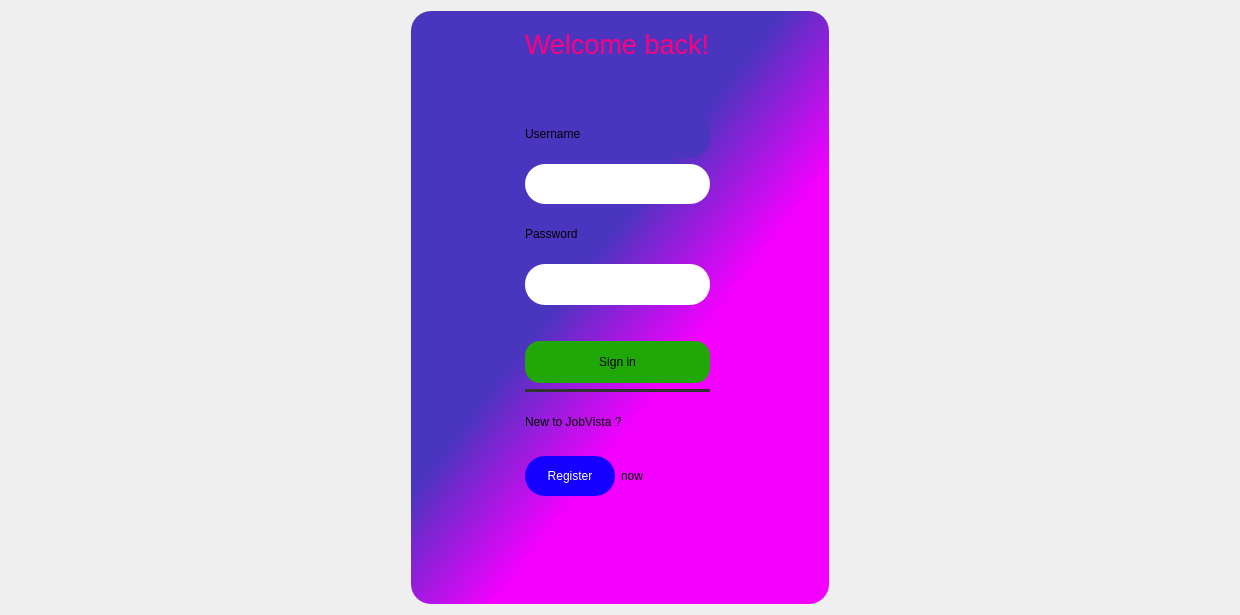
<?xml version="1.0" encoding="UTF-8"?>
<ui version="4.0">
 <class>login</class>
 <widget class="QWidget" name="login">
  <property name="geometry">
   <rect>
    <x>0</x>
    <y>0</y>
    <width>1240</width>
    <height>615</height>
   </rect>
  </property>
  <property name="windowTitle">
   <string>Form</string>
  </property>
  <property name="styleSheet">
   <string notr="true">background-color: qconicalgradient(cx:0, cy:0, angle:135, stop:0 rgba(0, 0, 0, 69), stop:0.375 rgba(0, 0, 0, 69), stop:0.412429 rgba(221, 0, 255, 200), stop:0.423533 rgba(0, 0, 0, 145), stop:0.45 rgba(207, 0, 241, 208), stop:0.477581 rgba(0, 0, 0, 130), stop:0.482955 rgba(0, 0, 0, 145), stop:0.502825 rgba(156, 0, 182, 208), stop:0.518717 rgba(0, 0, 0, 130), stop:0.55 rgba(153, 0, 187, 255), stop:0.57754 rgba(0, 0, 0, 130), stop:0.59322 rgba(159, 0, 185, 208), stop:0.625 rgba(0, 0, 0, 69), stop:1 rgba(0, 0, 0, 69));</string>
  </property>
  <layout class="QGridLayout" name="gridLayout">
   <item row="0" column="2">
    <spacer name="horizontalSpacer_2">
     <property name="orientation">
      <enum>Qt::Horizontal</enum>
     </property>
     <property name="sizeType">
      <enum>QSizePolicy::Fixed</enum>
     </property>
     <property name="sizeHint" stdset="0">
      <size>
       <width>400</width>
       <height>20</height>
      </size>
     </property>
    </spacer>
   </item>
   <item row="0" column="0">
    <spacer name="horizontalSpacer">
     <property name="orientation">
      <enum>Qt::Horizontal</enum>
     </property>
     <property name="sizeType">
      <enum>QSizePolicy::Fixed</enum>
     </property>
     <property name="sizeHint" stdset="0">
      <size>
       <width>400</width>
       <height>20</height>
      </size>
     </property>
    </spacer>
   </item>
   <item row="0" column="1">
    <widget class="QGroupBox" name="groupBox">
     <property name="styleSheet">
      <string notr="true">background-color: qlineargradient(spread:pad, x1:0.485, y1:0.368682, x2:0.668, y2:0.568409, stop:0 rgba(74, 53, 190, 255), stop:1 rgba(243, 0, 255, 255));
border-radius:20px;
</string>
     </property>
     <property name="title">
      <string/>
     </property>
     <layout class="QGridLayout" name="gridLayout_2">
      <item row="13" column="1">
       <layout class="QHBoxLayout" name="horizontalLayout_3">
        <item>
         <widget class="QPushButton" name="pushButton">
          <property name="minimumSize">
           <size>
            <width>0</width>
            <height>40</height>
           </size>
          </property>
          <property name="styleSheet">
           <string notr="true">QPushButton{
	background-color: rgb(21, 0, 255);
color: rgb(255, 255, 255);
}
QPushButton:hover{
	
	background-color: qradialgradient(spread:reflect, cx:0.5, cy:0.5, radius:0.5, fx:0.5, fy:0.5, stop:0 rgba(0, 0, 0, 56), stop:1 rgba(139, 255, 120, 255));
}</string>
          </property>
          <property name="text">
           <string>Register</string>
          </property>
         </widget>
        </item>
        <item>
         <widget class="QLabel" name="label_5">
          <property name="styleSheet">
           <string notr="true">background-color: qlineargradient(spread:pad, x1:0, y1:0, x2:1, y2:1, stop:0 rgba(0, 0, 0, 0), stop:1 rgba(0, 0, 0, 0));</string>
          </property>
          <property name="text">
           <string>now</string>
          </property>
         </widget>
        </item>
       </layout>
      </item>
      <item row="0" column="1">
       <widget class="QLabel" name="label">
        <property name="font">
         <font>
          <pointsize>20</pointsize>
         </font>
        </property>
        <property name="styleSheet">
         <string notr="true">background-color: rgb(74, 53, 190, 255);
color: rgb(255, 0, 127);</string>
        </property>
        <property name="text">
         <string>Welcome back!</string>
        </property>
       </widget>
      </item>
      <item row="2" column="1">
       <widget class="QLabel" name="label_2">
        <property name="styleSheet">
         <string notr="true">background-color: rgb(74, 53, 190, 255);
color: rgb(0, 0, 0);</string>
        </property>
        <property name="text">
         <string>Username</string>
        </property>
       </widget>
      </item>
      <item row="6" column="1">
       <widget class="QLineEdit" name="lineEdit_2">
        <property name="minimumSize">
         <size>
          <width>0</width>
          <height>41</height>
         </size>
        </property>
        <property name="styleSheet">
         <string notr="true">background-color: rgb(255, 255, 255);</string>
        </property>
       </widget>
      </item>
      <item row="4" column="1">
       <widget class="QLineEdit" name="lineEdit">
        <property name="minimumSize">
         <size>
          <width>0</width>
          <height>40</height>
         </size>
        </property>
        <property name="styleSheet">
         <string notr="true">background-color: rgb(255, 255, 255);</string>
        </property>
       </widget>
      </item>
      <item row="10" column="1">
       <widget class="Line" name="line">
        <property name="styleSheet">
         <string notr="true">background-color: rgb(50, 50, 50);</string>
        </property>
        <property name="orientation">
         <enum>Qt::Horizontal</enum>
        </property>
       </widget>
      </item>
      <item row="5" column="1">
       <layout class="QHBoxLayout" name="horizontalLayout">
        <item>
         <widget class="QLabel" name="label_3">
          <property name="styleSheet">
           <string notr="true">background-color: rgb(74, 53, 190, 255);
color: rgb(0, 0, 0);</string>
          </property>
          <property name="text">
           <string>Password</string>
          </property>
         </widget>
        </item>
        <item>
         <spacer name="horizontalSpacer_4">
          <property name="orientation">
           <enum>Qt::Horizontal</enum>
          </property>
          <property name="sizeHint" stdset="0">
           <size>
            <width>40</width>
            <height>20</height>
           </size>
          </property>
         </spacer>
        </item>
       </layout>
      </item>
      <item row="12" column="1">
       <widget class="QLabel" name="label_4">
        <property name="font">
         <font>
          <pointsize>9</pointsize>
         </font>
        </property>
        <property name="styleSheet">
         <string notr="true">background-color: qlineargradient(spread:pad, x1:0, y1:0, x2:1, y2:1, stop:0 rgba(0, 0, 0, 0), stop:1 rgba(0, 0, 0, 0));</string>
        </property>
        <property name="text">
         <string>New to JobVista ?</string>
        </property>
       </widget>
      </item>
      <item row="14" column="1">
       <spacer name="verticalSpacer">
        <property name="orientation">
         <enum>Qt::Vertical</enum>
        </property>
        <property name="sizeType">
         <enum>QSizePolicy::Fixed</enum>
        </property>
        <property name="sizeHint" stdset="0">
         <size>
          <width>20</width>
          <height>95</height>
         </size>
        </property>
       </spacer>
      </item>
      <item row="0" column="2">
       <spacer name="horizontalSpacer_3">
        <property name="orientation">
         <enum>Qt::Horizontal</enum>
        </property>
        <property name="sizeHint" stdset="0">
         <size>
          <width>40</width>
          <height>20</height>
         </size>
        </property>
       </spacer>
      </item>
      <item row="1" column="1">
       <spacer name="verticalSpacer_3">
        <property name="orientation">
         <enum>Qt::Vertical</enum>
        </property>
        <property name="sizeType">
         <enum>QSizePolicy::Fixed</enum>
        </property>
        <property name="sizeHint" stdset="0">
         <size>
          <width>20</width>
          <height>36</height>
         </size>
        </property>
       </spacer>
      </item>
      <item row="0" column="0">
       <spacer name="horizontalSpacer_5">
        <property name="orientation">
         <enum>Qt::Horizontal</enum>
        </property>
        <property name="sizeHint" stdset="0">
         <size>
          <width>40</width>
          <height>20</height>
         </size>
        </property>
       </spacer>
      </item>
      <item row="9" column="1">
       <widget class="QPushButton" name="pushButton_2">
        <property name="minimumSize">
         <size>
          <width>0</width>
          <height>42</height>
         </size>
        </property>
        <property name="styleSheet">
         <string notr="true">QPushButton:hover{
	background-color: qradialgradient(spread:reflect, cx:0.5, cy:0.5, radius:0.5, fx:0.5, fy:0.5, stop:0 rgba(0, 0, 0, 56), stop:1 rgba(120, 255, 244, 255));
}
QPushButton{
	
	background-color: rgb(31, 168, 7);
	border-radius: 15px;
}</string>
        </property>
        <property name="text">
         <string>Sign in</string>
        </property>
       </widget>
      </item>
      <item row="8" column="1">
       <spacer name="verticalSpacer_4">
        <property name="orientation">
         <enum>Qt::Vertical</enum>
        </property>
        <property name="sizeType">
         <enum>QSizePolicy::Fixed</enum>
        </property>
        <property name="sizeHint" stdset="0">
         <size>
          <width>20</width>
          <height>30</height>
         </size>
        </property>
       </spacer>
      </item>
      <item row="6" column="2">
       <widget class="QPushButton" name="pushButton_3">
        <property name="minimumSize">
         <size>
          <width>0</width>
          <height>25</height>
         </size>
        </property>
        <property name="maximumSize">
         <size>
          <width>27</width>
          <height>16777215</height>
         </size>
        </property>
        <property name="styleSheet">
         <string notr="true">image: url(:/icon/icon-showpassword.png);

background-color: qlineargradient(spread:pad, x1:0, y1:0, x2:1, y2:1, stop:0 rgba(0, 0, 0, 0), stop:1 rgba(0, 0, 0, 0));
</string>
        </property>
        <property name="text">
         <string/>
        </property>
       </widget>
      </item>
     </layout>
    </widget>
   </item>
  </layout>
 </widget>
 <resources/>
 <connections/>
</ui>
